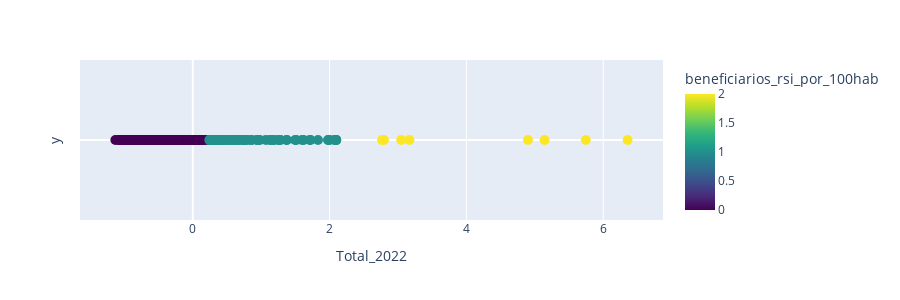

Here is the notebook cell this chart was saved with:
### Code cell
clustered_df = aplicar_kmeans(df_benef_rsi_1000hab, 3, nome_cluster='beneficiarios_rsi_por_100hab')
save_clustered_df_to_csv(clustered_df, "csv_files/", "6_Benificiários_RSI_por_cada_1000_hab.csv")

### Figure 1 — Plotly figure (JSON) as saved in the notebook; plotly's stock layout.template omitted (floating-point values rounded to 4 significant figures; data arrays with more than 128 entries replaced by an {"elided": "..."} marker saying what was removed)
{"data": [{"customdata": {"elided": "308x3 mixed values"}, "hovertemplate": "valor=%{x}<br>y=%{y}<br>local=%{customdata[0]}<br>codigo=%{customdata[1]}<br>Total_2022=%{customdata[2]}<br>beneficiarios_rsi_por_100hab=%{marker.color}<extra></extra>", "legendgroup": "", "marker": {"color": {"elided": "308 int values"}, "coloraxis": "coloraxis", "size": 10, "symbol": "circle"}, "mode": "markers", "name": "", "orientation": "v", "showlegend": false, "type": "scatter", "x": {"elided": "308 float values"}, "xaxis": "x", "y": {"elided": "308 int values"}, "yaxis": "y"}], "layout": {"coloraxis": {"colorbar": {"title": {"text": "beneficiarios_rsi_por_100hab"}}, "colorscale": [[0, "#440154"], [0.1111, "#482878"], [0.2222, "#3e4989"], [0.3333, "#31688e"], [0.4444, "#26828e"], [0.5556, "#1f9e89"], [0.6667, "#35b779"], [0.7778, "#6ece58"], [0.8889, "#b5de2b"], [1, "#fde725"]]}, "height": 300, "legend": {"tracegroupgap": 0}, "margin": {"t": 60}, "xaxis": {"anchor": "y", "domain": [0, 1], "title": {"text": "Total_2022"}}, "yaxis": {"anchor": "x", "domain": [0, 1], "showgrid": false, "showticklabels": false, "title": {"text": "y"}}}}
